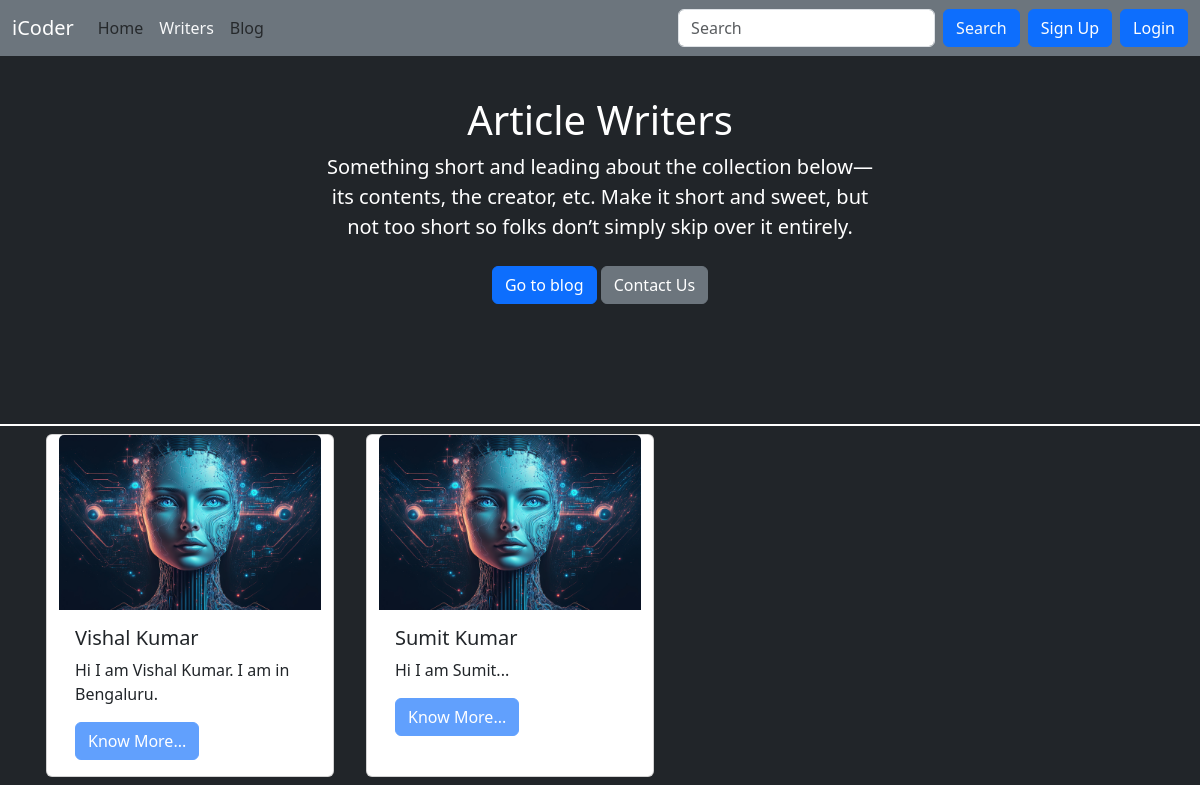
Before: /writers/ with the older database file.
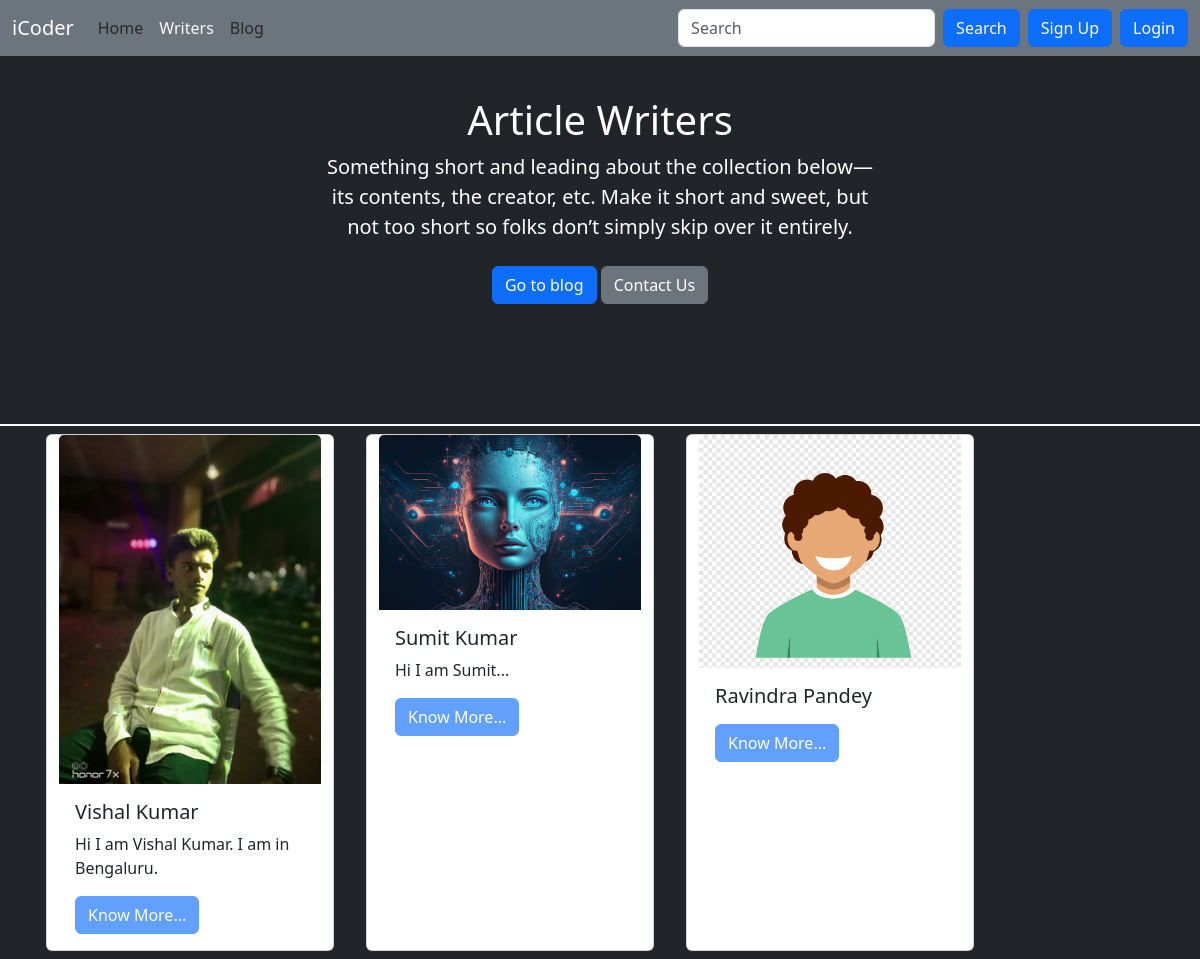
After: the same page with the newer database file.
### writers/models.py (models this page shows, shortened)
class Writer(models.Model):
    sno = models.AutoField(primary_key=True)
    username = models.CharField(max_length=15)
    firstName = models.CharField(max_length=100)
    lastName = models.CharField(max_length=100)
    email = models.CharField(max_length=100)
    password = models.CharField(max_length=100)
    bio = models.CharField(max_length=1000, default="")
    userImage  = models.ImageField(upload_to='blog/user', default='blog/user/default_user.png')

### writers/views.py (the view)
# urls.py: path('', views.WritersView.as_view(), name='writers'),
class WritersView(View):
    def get(self, request):
        users = Writer.objects.all()
        context = {'users' : users}
        return render(request, 'writers/writers.html', context)

### templates/writers/writers.html (shortened to what this page needs)
{% extends "base.html" %}
{% block aboutactive %} text-light {% endblock aboutactive %}
{% block body %}
<div class="bg-dark">
  <section class="py-5 text-center container">
    <div class="row py-lg-5">
      <div class="col-lg-6 col-md-8 mx-auto">
        <h1 class="fw-light text-white">Article Writers</h1>
        <p class="lead text-white">Something short and leading about the collection below—its contents, the creator,
          etc. Make it short and sweet, but not too short so folks don’t simply skip over it entirely.</p>
        <p>
          <a href="/blog" class="btn btn-primary my-2">Go to blog</a>
          <a href="/contact" class="btn btn-secondary my-2">Contact Us</a>
        </p>
      </div>
    </div>
  </section>
  <div class="border border-white w-100 h-10"></div>
  <div class="container">
    <div class="row justify-content-left">
      {% for writer in users %}
      <div class="card mx-3 my-2" style="width: 18rem;">
        <img src="/media/{{writer.userImage}}" onerror="this.src='/media/blog/user/default_user.png'" class="card-img-top" alt="...">
        <div class="card-body">
          <h5 class="card-title">{{writer.firstName}} {{writer.lastName}}</h5>
          <p class="card-text">{{writer.bio|truncatewords:10}}</p>
          {% if user.is_authenticated %}
          <a href="/writers/{{writer.username}}" class="btn btn-primary">Know More...</a>
          {% else %}
          <button class="btn btn-primary" disabled>Know More...</button>
          {% endif %}
        </div>
      </div>
      {% endfor %}
    </div>
  </div>
</div>
{% endblock body %}

### templates/base.html (shortened to what this page needs)
<!doctype html>
<html lang="en">
<head>
  <link href="https://cdn.jsdelivr.net/npm/bootstrap@5.3.2/dist/css/bootstrap.min.css" rel="stylesheet"
>
</head>
<body>
  {% load static %}
  <nav class="navbar navbar-expand-lg bg-secondary fixed-top">
    <div class="container-fluid">
      <a class="navbar-brand text-white" href="/">iCoder</a>
      <div class="collapse navbar-collapse" id="navbarSupportedContent">
        <ul class="navbar-nav me-auto mb-2 mb-lg-0">
          <li class="nav-item">
            <a class="nav-link {% block homeactive %} {% endblock homeactive %}" aria-current="page" href="/">Home</a>
          </li>
          <li class="nav-item">
            <a class="nav-link {% block aboutactive %} {% endblock aboutactive %}" aria-current="page"
              href="/writers">Writers</a>
          </li>
          <li class="nav-item">
            <a class="nav-link {% block blogactive %} {% endblock blogactive %}" aria-current="page"
              href="/blog">Blog</a>
          </li>
        </ul>
        <form method="get" action="/search" class="d-flex" role="search">
          <input name="query" class="form-control me-2" type="search" placeholder="Search" aria-label="Search">
          <button class="btn btn-primary text-light" type="submit">Search</button>
        </form>
        {% if user.is_authenticated %}
        <div class="dropdown">
          <button class="btn btn-secondary dropdown-toggle mx-2" type="button" data-bs-toggle="dropdown"
            aria-expanded="false">
            {{ user.username }}
          </button>
          <ul class="dropdown-menu m-2" style="min-width: 125px;">
            <li><a class="dropdown-item" href="/logout">Logout</a></li>
            <li><a class="dropdown-item" id="myLink" href="/writers/profile/{{ user.username }}">Profile</a></li>
            <li><a class="dropdown-item" href="/writers/newblog/{{ user.username }}">New Blog</a></li>
          </ul>
        </div>
        {% else %}
        <button type="button" class="btn btn-primary mx-2" data-bs-toggle="modal" data-bs-target="#signupModal">
          Sign Up
        </button>
        <button type="button" class="btn btn-primary mr-2" data-bs-toggle="modal" data-bs-target="#loginModal">
          Login
        </button>
        {% endif %}
      </div>
    </div>
  </nav>
  {% block body %}
  {% endblock body %}
</body>
</html>

Changed rows visible on the page:
changed Writer "Vishal": userImage: a different picture
added Writer: userImage (placeholder picture), firstName "Ravindra", lastName "Pandey"
